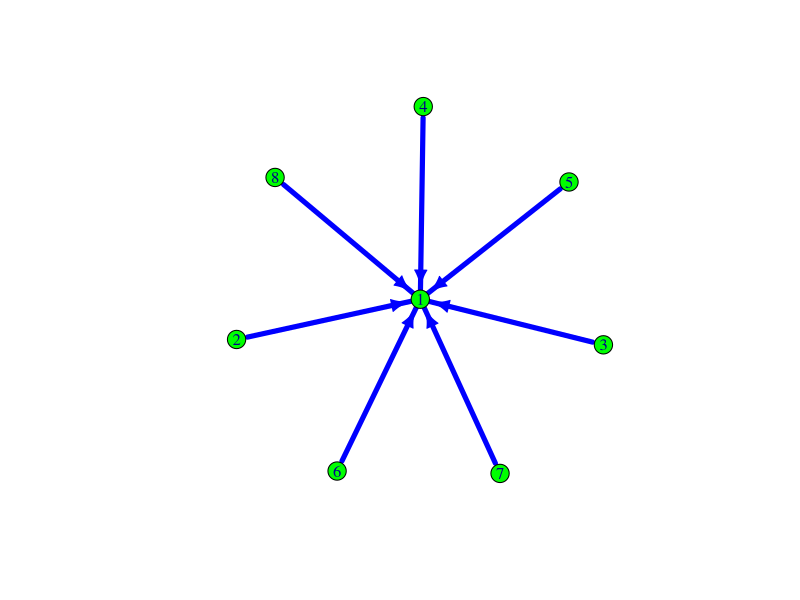

This figure's R source:
## ---- chunk 1
library(igraph); library(dplyr);
## ---- chunk 2
plot(make_star(8) %>% set_edge_attr("color", value = "blue")%>%set_edge_attr("width", value =5)%>%set_vertex_attr("color", value = "green")%>%set_vertex_attr("size", value = 10))
